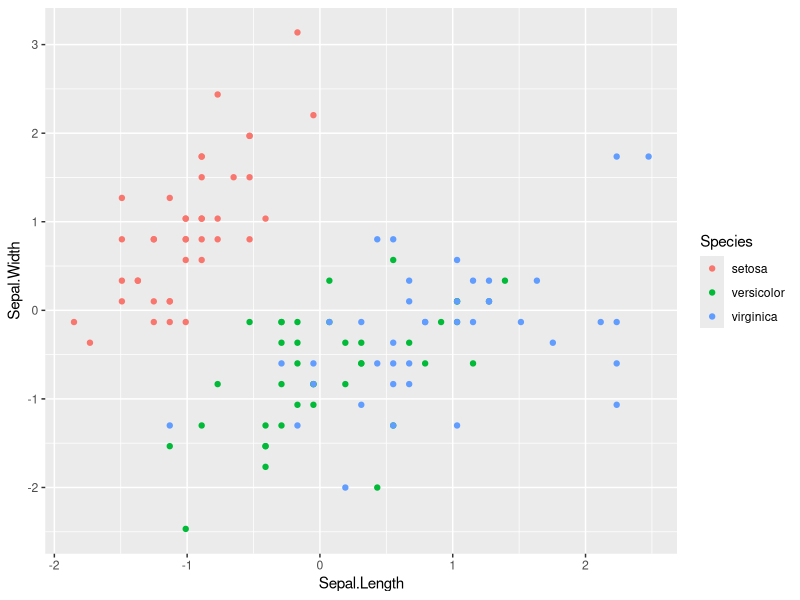

Here is the R script that generated this plot:
# Naive Bayes classifier ===============================================================================================
# In statistics, naive Bayes classifiers are a family of simple "probabilistic classifiers" based on applying Bayes'
# theorem with strong (naive) independence assumptions between the features (see Bayes classifier). They are among the
# simplest Bayesian network models, but coupled with kernel density estimation, they can achieve high accuracy levels.
# Naive Bayes classifiers are highly scalable, requiring a number of parameters linear in the number of variables
# (features/predictors) in a learning problem. Maximum-likelihood training can be done by evaluating a closed-form
# expression, which takes linear time, rather than by expensive iterative approximation as used for many other types of classifiers.

# Libraries ============================================================================================================
library(dplyr)
library(tidyr)
library(caret)
library(e1071) # alternatively library(naivebayes) which is simpler
library(ggplot2)
# Data =================================================================================================================
data(iris)

iris %>% str()
# 'data.frame':	150 obs. of  5 variables:
# $ Sepal.Length: num  5.1 4.9 4.7 4.6 5 5.4 4.6 5 4.4 4.9 ...
# $ Sepal.Width : num  3.5 3 3.2 3.1 3.6 3.9 3.4 3.4 2.9 3.1 ...
# $ Petal.Length: num  1.4 1.4 1.3 1.5 1.4 1.7 1.4 1.5 1.4 1.5 ...
# $ Petal.Width : num  0.2 0.2 0.2 0.2 0.2 0.4 0.3 0.2 0.2 0.1 ...
# $ Species     : Factor w/ 3 levels "setosa","versicolor",..: 1 1 1 1 1 1 1 1 1 1 ...

# Split the data into training (80%) and test set (20%)
training.samples <- iris$Species %>%
  createDataPartition(p = 0.8, list = FALSE)
train.data <- iris[training.samples,]
test.data <- iris[-training.samples,]

# Estimate preprocessing parameters (categorical variables are automatically ignored)
preproc.param <- train.data %>%
  preProcess(method = c("center", "scale"))

# Transform the data using the estimated parameters
train.transformed <- preproc.param %>% predict(train.data)
test.transformed <- preproc.param %>% predict(test.data)

ggplot(train.transformed, aes(Sepal.Length, Sepal.Width)) +
  geom_point(aes(color = Species))

# Model ================================================================================================================
# Fitting Naive Bayes Model to training dataset
nb <- naiveBayes(Species ~ ., data = train.transformed)
nb
# Naive Bayes Classifier for Discrete Predictors
#
# Call:
#   naiveBayes.default(x = X, y = Y, laplace = laplace)
#
# A-priori probabilities:
#   Y
# setosa versicolor  virginica
# 0.3333333  0.3333333  0.3333333
#
# Conditional probabilities:
#   Sepal.Length
# Y                  [,1]      [,2]
# setosa     -1.0294340 0.4519031
# versicolor  0.1972568 0.6618256
# virginica   0.8321771 0.7562816
#
# Sepal.Width
# Y                  [,1]      [,2]
# setosa      0.8482457 0.8395032
# versicolor -0.6317968 0.7314772
# virginica  -0.2164489 0.7848782
#
# Petal.Length
# Y                  [,1]       [,2]
# setosa     -1.3107241 0.09740682
# versicolor  0.3160375 0.27364023
# virginica   0.9946865 0.29606562
#
# Petal.Width
# Y                  [,1]      [,2]
# setosa     -1.2551054 0.1437688
# versicolor  0.1783742 0.2627586
# virginica   1.0767312 0.3523899

# Predicting on test data'
y_pred <- predict(nb, newdata = test.data[, 1:4])
y_pred

# Confusion Matrix
cm <- table(test.data$Species, y_pred)
cm

# Model Evaluation
confusionMatrix(cm)
